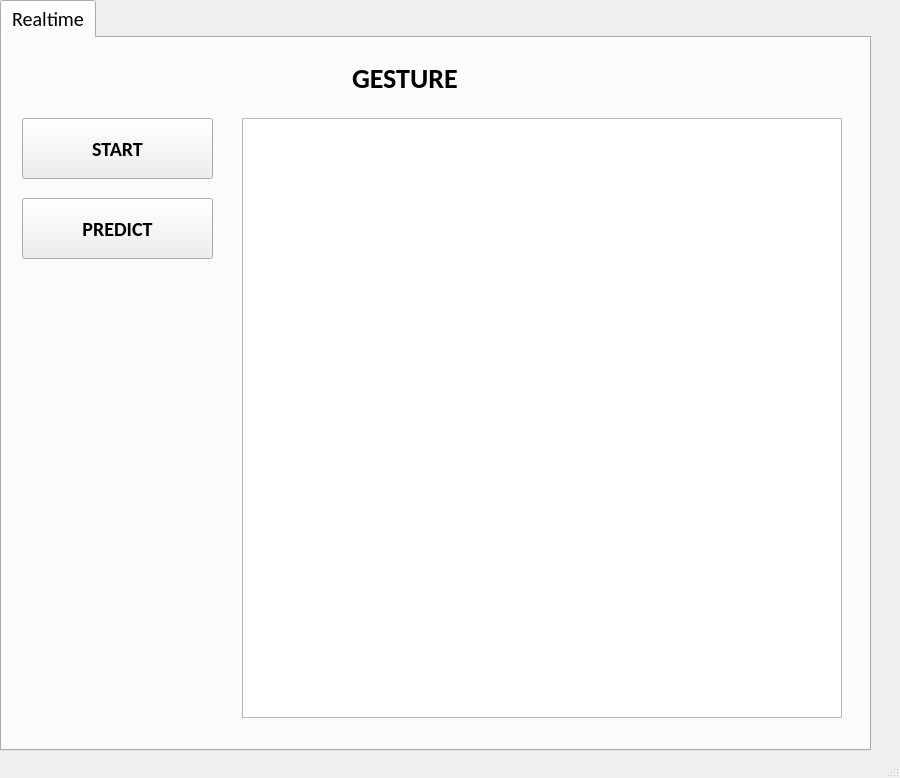
<?xml version="1.0" encoding="UTF-8"?>
<ui version="4.0">
 <class>MainWindow</class>
 <widget class="QMainWindow" name="MainWindow">
  <property name="geometry">
   <rect>
    <x>0</x>
    <y>0</y>
    <width>900</width>
    <height>778</height>
   </rect>
  </property>
  <property name="windowTitle">
   <string>MainWindow</string>
  </property>
  <widget class="QWidget" name="centralwidget">
   <widget class="QTabWidget" name="tabWidget">
    <property name="geometry">
     <rect>
      <x>0</x>
      <y>0</y>
      <width>871</width>
      <height>751</height>
     </rect>
    </property>
    <property name="font">
     <font>
      <family>Calibri</family>
      <pointsize>15</pointsize>
     </font>
    </property>
    <property name="currentIndex">
     <number>0</number>
    </property>
    <widget class="QWidget" name="tab2">
     <attribute name="title">
      <string>Realtime</string>
     </attribute>
     <widget class="QGraphicsView" name="graphicsView">
      <property name="geometry">
       <rect>
        <x>240</x>
        <y>80</y>
        <width>600</width>
        <height>600</height>
       </rect>
      </property>
      <property name="font">
       <font>
        <family>Calibri</family>
        <pointsize>12</pointsize>
       </font>
      </property>
     </widget>
     <widget class="QLabel" name="label_7">
      <property name="geometry">
       <rect>
        <x>350</x>
        <y>10</y>
        <width>401</width>
        <height>61</height>
       </rect>
      </property>
      <property name="font">
       <font>
        <family>Calibri</family>
        <pointsize>21</pointsize>
        <weight>75</weight>
        <bold>true</bold>
       </font>
      </property>
      <property name="text">
       <string>GESTURE </string>
      </property>
     </widget>
     <widget class="QPushButton" name="pushButton_7">
      <property name="geometry">
       <rect>
        <x>20</x>
        <y>160</y>
        <width>191</width>
        <height>61</height>
       </rect>
      </property>
      <property name="font">
       <font>
        <family>Calibri</family>
        <pointsize>15</pointsize>
        <weight>75</weight>
        <bold>true</bold>
       </font>
      </property>
      <property name="text">
       <string>PREDICT</string>
      </property>
     </widget>
     <widget class="QPushButton" name="pushButton_5">
      <property name="geometry">
       <rect>
        <x>20</x>
        <y>80</y>
        <width>191</width>
        <height>61</height>
       </rect>
      </property>
      <property name="font">
       <font>
        <family>Calibri</family>
        <pointsize>15</pointsize>
        <weight>75</weight>
        <bold>true</bold>
       </font>
      </property>
      <property name="text">
       <string>START</string>
      </property>
     </widget>
    </widget>
   </widget>
  </widget>
  <widget class="QStatusBar" name="statusbar"/>
  <action name="action_Recording_dataset">
   <property name="text">
    <string>&amp;Recording dataset</string>
   </property>
  </action>
  <action name="action_Training_model">
   <property name="text">
    <string>&amp;Training models</string>
   </property>
  </action>
  <action name="action_Prediction_Real_time">
   <property name="text">
    <string>&amp;Predict Real-time</string>
   </property>
  </action>
  <action name="actionPlay_button">
   <property name="icon">
    <iconset>
     <normaloff>E:/.designer/OpenRadar-master/PyQt_interface_Novelda-main/icon/play_button.png</normaloff>E:/.designer/OpenRadar-master/PyQt_interface_Novelda-main/icon/play_button.png</iconset>
   </property>
   <property name="text">
    <string>Play_button</string>
   </property>
  </action>
  <action name="actionStop_button">
   <property name="checkable">
    <bool>true</bool>
   </property>
   <property name="icon">
    <iconset>
     <normaloff>E:/.designer/OpenRadar-master/PyQt_interface_Novelda-main/icon/stop_button.png</normaloff>E:/.designer/OpenRadar-master/PyQt_interface_Novelda-main/icon/stop_button.png</iconset>
   </property>
   <property name="text">
    <string>Stop_button</string>
   </property>
  </action>
  <action name="actionSave_button">
   <property name="icon">
    <iconset>
     <normaloff>E:/.designer/OpenRadar-master/PyQt_interface_Novelda-main/icon/save_button.png</normaloff>E:/.designer/OpenRadar-master/PyQt_interface_Novelda-main/icon/save_button.png</iconset>
   </property>
   <property name="text">
    <string>Save_button</string>
   </property>
  </action>
  <action name="actionReset_button">
   <property name="icon">
    <iconset>
     <normaloff>E:/.designer/OpenRadar-master/PyQt_interface_Novelda-main/icon/reset_button.png</normaloff>E:/.designer/OpenRadar-master/PyQt_interface_Novelda-main/icon/reset_button.png</iconset>
   </property>
   <property name="text">
    <string>Reset_button</string>
   </property>
  </action>
  <action name="actionMake_current_value_default">
   <property name="text">
    <string>&amp;Set current values default </string>
   </property>
  </action>
  <action name="action_Set_current_values_default">
   <property name="text">
    <string>&amp;Set current values default </string>
   </property>
  </action>
 </widget>
 <resources/>
 <connections/>
</ui>
